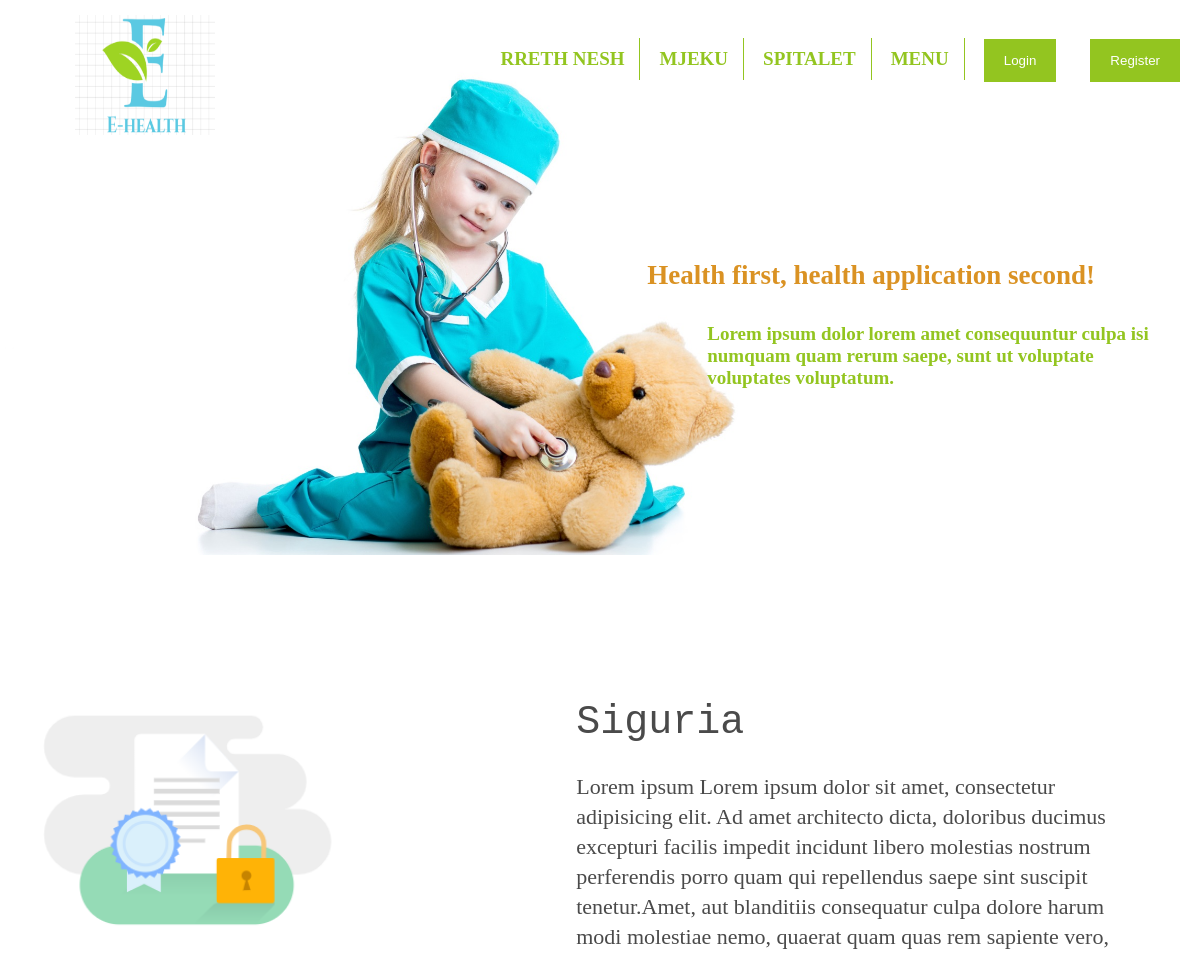
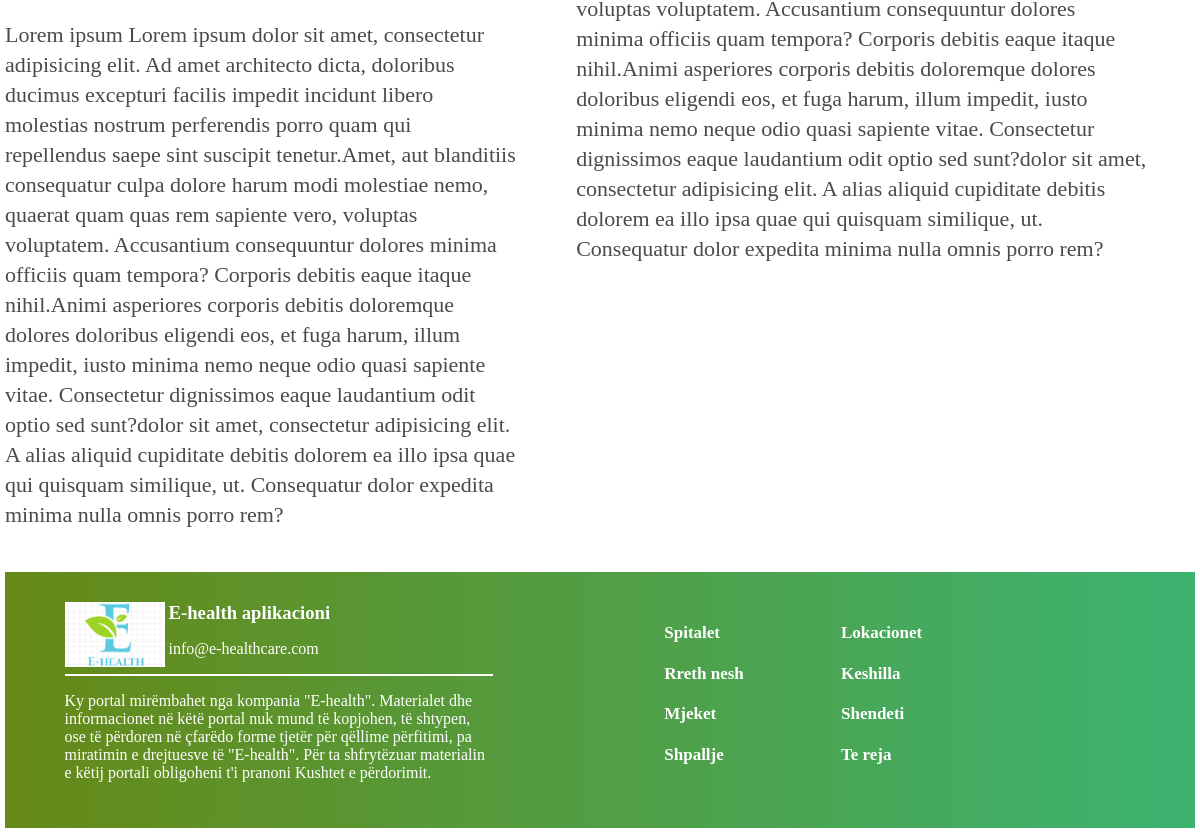
Screenshot of /php/siguria.php with the database file from the repository (2 pictures, top to bottom).
### tables this page shows
CREATE TABLE IF NOT EXISTS `siguria` (
  `id` int(11) NOT NULL AUTO_INCREMENT,
  `title` varchar(128) NOT NULL,
  `text` varchar(10000) NOT NULL,
  `photo` varchar(128) NOT NULL,
  PRIMARY KEY (`id`)
);

### php/siguria.php (the view, shortened to what this page needs)
<?php
require('C:\\wamp64\\www\\web-project\\php\\config.php');
$qb = "select * from siguria";
$sigurit = mysqli_query($connection, $qb) or die("Error description: " . mysqli_error($connection));
?>
<!doctype html>
<html lang="en">
<head>
    <link rel="stylesheet" href="../css/style.css">
    <link rel="stylesheet" href="../css/services.css">
</head>
<body>
<div class="wrapper">
    <div class="wrapper-1">
    <?php include('../include/header.php');?>
        <div class="description">
            <h3>Health first, health application second!</h3>
            <h5>Lorem ipsum dolor lorem  amet consequuntur culpa isi numquam quam rerum saepe, sunt ut voluptate voluptates voluptatum.</h5>
        </div>
    </div>
        <main>
        <?php foreach($sigurit as $siguria): ?>
            <div class="box">
                <img style="float: left" src="<?php echo '../img/siguria/'.$siguria['id'].'.'.$siguria['photo'];?>" alt="Vision-logo">
                <p style="margin-right: 60px"><span><?php echo $siguria['text'] ?></span></p>
            </div>
            <div class="box">
                <h1><?php echo $siguria['title'] ?></h1>
                <p><?php echo $siguria['text'] ?></p>
            </div>
        <?php endforeach ?>
        </main>
        <?php include('../include/footer.php');?>
</div>
</body>
</html>

### css/style.css (style rules this page uses)
body { margin:5px; padding: 0; }
.wrapper { max-width:1200px; margin: 0px auto; }
.wrapper-1 { background: url("../img/child.jpg") no-repeat; background-size: contain; height: 550px; }
#top-header h2, p { display: inline-block; font-family: 'sans-serif'; }
.wrapper-1 h3 { font-size: 27px; margin-right: 100px; margin-top: 105px; margin-bottom: 0px; padding: 0px; }
.wrapper-1 h5 { width: 450px; margin-left:60px; font-size: 19px; font-family: "Segoe Print"; color: #93c520; }
.description { display: inline-block; float: right; font-family: "Segoe Print"; color: #da9223; }
main { margin-top: 20px; margin-bottom: 20px; }

### css/services.css (style rules this page uses)
main h1 { font-size: 40px; line-height: 1px; font-family: monospace; color: #4a4a4a; font-weight: 300; }
main p { font-size: 22px; color: #4a4a4a; font-weight: 300; line-height: 30px; }
main { margin-top: 100px; display: flex; flex-wrap: wrap; }
.box { width: 48%; margin-top: 40px; }
.box img { width: 60%; float: right; }

### rows the page displays
siguria: text "Lorem ipsum Lorem ipsum dolor sit amet, consectetur adipisicing elit. Ad amet architecto dicta, doloribus ducimus excepturi facilis impedit incidunt libero molestias nostrum perferendis porro quam qui repellendus saepe sint suscipit tenetur.Amet, aut blanditiis consequatur culpa dolore harum modi molestiae nemo, quaerat quam quas rem sapiente vero, voluptas voluptatem. Accusantium consequuntur dolores minima officiis quam tempora? Corporis debitis eaque itaque nihil.Animi asperiores corporis debitis doloremque dolores doloribus eligendi eos, et fuga harum, illum impedit, iusto minima nemo neque odio quasi sapiente vitae. Consectetur dignissimos eaque laudantium odit optio sed sunt?dolor sit…", title "Siguria"
